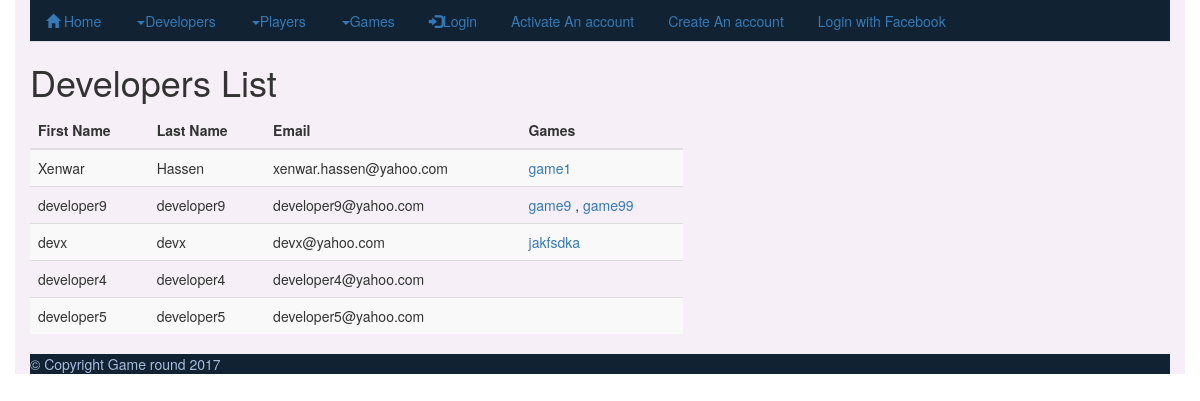
Page /members/members/ on the committed database.
### members/models.py (models this page shows, shortened)
class Member(AbstractUser):
    first_name    = models.CharField(max_length=25, blank=False, verbose_name="first name")
    last_name     = models.CharField(max_length=25, blank=False, verbose_name="last name")
    email         = models.EmailField(max_length=25, verbose_name="Email", unique=True)
    class Meta:
        verbose_name        = 'Member'
        verbose_name_plural = 'Members'

### gamecenter/models.py (models this page shows, shortened)
class Game(models.Model):
    game_name        = models.CharField(max_length=25, blank=False, unique=True, verbose_name="Name")
    max_score        = models.FloatField(verbose_name="Maximum score", default=0.0)
    sales_counter    = models.PositiveIntegerField(verbose_name="purchase count", default=0)
    price            = models.FloatField(verbose_name="Price")
    upload_date      = models.DateField(auto_now=False, auto_now_add=False,verbose_name="Upload date", default=timezone.now)
    game_description = models.CharField(max_length=25, verbose_name="Game description")
    game_url         = models.URLField(max_length=255, verbose_name="Game url", default="https://git.niksula.hut.fi/oseppala/wsd2016/blob/master/examples/example_game.html")
    developer        = models.ForeignKey(Member, related_name="game_reverse_lookup", on_delete=models.CASCADE, verbose_name="Developer")
    class Meta:
        verbose_name        = 'Game'
        verbose_name_plural = 'Games'

### members/views.py (the view)
class MemberListView(generic.ListView):
    model = Member
    def get_context_data(self, **kwargs):
        context = super(MemberListView, self).get_context_data(**kwargs)
        return context
    def get_queryset(self):
            return self.model.objects.filter(groups__name='developers')
    template_name = 'members/developer_list.html'

### members/templates/members/developer_list.html
{% extends "base.html" %}
{% block content %}
<h1>Developers List</h1>
    {% if member_list %}
    <table class="table table-striped">
        <thead>
        <tr>
        <th>First Name</th>
        <th>Last Name</th>
        <th>Email</th>
        <th>Games</th>
        </tr>
        </thead>
        <tbody>
        {% for developer in member_list %}
            <tr>
            <td>{{ developer.first_name }}</td>
            <td>{{ developer.last_name }} </td>
            <td>{{ developer.email }}     </td>
            <td>
                {% for game in developer.game_reverse_lookup.all %}
                  <a href="{% url 'game-detail' game.pk %}">{{ game.game_name}}</a>
                  {% if not forloop.last %},
                  {% endif %}{% endfor %}
            </td>
            </tr>
        {% endfor %}
        </tbody>
        </table>
    {% else %}
        <p>There are no developers in the system at the moment..</p>
    {% endif %}
{% endblock %}

### gamesite/templates/base.html (shortened to what this page needs)
<!DOCTYPE html>
<html lang="en">
   <head>
      {% load static %}
      <link rel="stylesheet" href="{% static 'css/styles.css' %}">
      <link rel="stylesheet" href="https://maxcdn.bootstrapcdn.com/bootstrap/3.3.7/css/bootstrap.min.css">
   </head>
   <body>
      <div class="container">
         <div class="row">
            <div class="col-sm-12">
               <div class="header">
                  <ul class="nav nav-tabs">
                     <li><a href="{% url 'index' %}"><span class="glyphicon glyphicon-home">
                        </span>  Home</a>
                     </li>
                     <li class="dropdown">
                        <a class="dropdown-toggle" data-toggle="dropdown" href=""><span class="caret" ></span>Developers</a>
                     </li>
                     <li class="dropdown">
                        <a class="dropdown-toggle" data-toggle="dropdown" href="#"><span class="caret"></span>Players</a>
                     </li>
                     <li class="dropdown">
                        <a class="dropdown-toggle" data-toggle="dropdown" href="#"><span class="caret"></span>Games</a>
                     </li>
                     {% if user.is_authenticated %}
                     <li><a href="{% url 'logout'%}?next={{request.path}}"><span class="glyphicon glyphicon-user"></span> {{ user.get_username }} <span class="glyphicon glyphicon-log-out"></span></a></li>
                     {% else %}
                     <li><a href="{% url 'login'%}?next={{request.path}}"><span class="glyphicon glyphicon-log-in"></span>Login</a></li>
                     {% endif %}
                     <li><a href="{% url 'activation' %}">Activate An account</a></li>
                     <li><a href="{% url 'register' %}">Create An account</a></li>
                     <li><a href="{% url 'social:begin' 'facebook' %}">Login with Facebook</a></li>
                  </ul>
               </div>
            </div>
         </div>
         <div class="row">
            <div class="col-sm-7">
               <div class="content" >
                  {% block content %}{% endblock %}
               </div>
            </div>
            <div class="col-sm-5">
               <div class="row">
                  <div class="col-sm-12">
                  </div>
               </div>
               <div class="row">
                  <div class="col-sm-12">
                  </div>
               </div>
            </div>
         </div>
         <div class="row">
            <div class="col-sm-12">
               <div class="footer">
               &copy; Copyright Game round 2017
               </div>
            </div>
         </div>
      </div>
   </body>
</html>

### gamesite/static/css/styles.css (style rules this page uses)
body { min-height:100%; background-color: #f6eff7; }
.header { color: #a6bddb; background-color: #112233; }
.container { background-color: #f6eff7; min-height:100%; }
.content { min-height:100%; background-color: #f6eff7; }
.footer { color: #a6bddb; background-color: #112233; }

### rows in the picture
Member: first_name "Xenwar", last_name "Hassen", email "xenwar.hassen@yahoo.com"
Game: game_name "game1"
Member: first_name "developer9", last_name "developer9", email "developer9@yahoo.com"
Game: game_name "game9"
Game: game_name "game99"
Member: first_name "devx", last_name "devx", email "devx@yahoo.com"
Game: game_name "jakfsdka"
Member: first_name "developer4", last_name "developer4", email "developer4@yahoo.com"
Member: first_name "developer5", last_name "developer5", email "developer5@yahoo.com"
